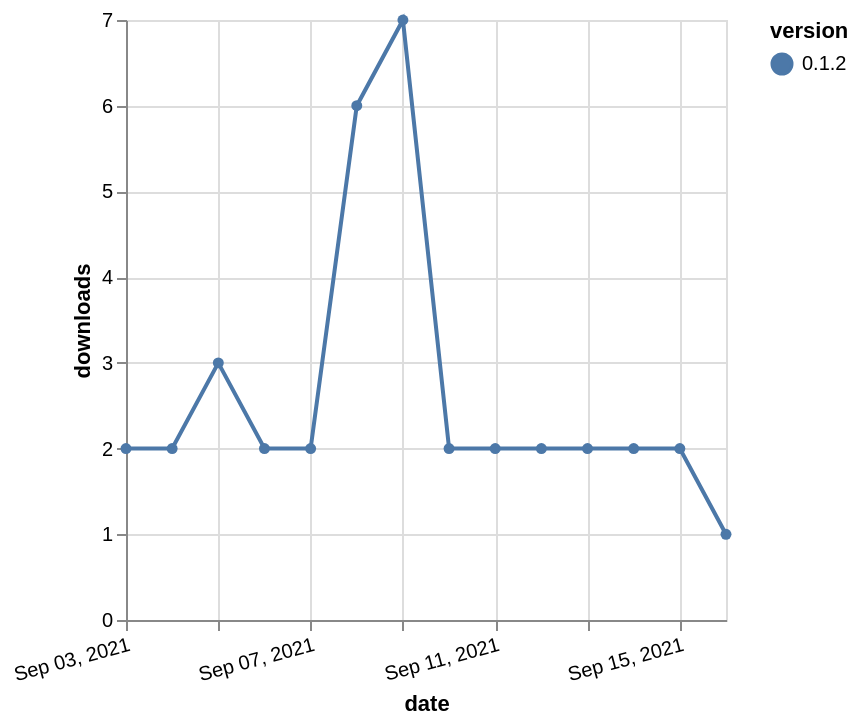

Here is the Vega-Lite specification saved for this chart:
### Vega-Lite specification from a JSON file in a GitHub repository (floating-point values rounded to 4 significant figures)
{"$schema": "https://vega.github.io/schema/vega-lite/v5.json", "description": "A simple bar chart with embedded data.", "data": {"values": [{"date": "2021-09-03", "total": 5110, "delta": 2, "version": "0.1.2"}, {"date": "2021-09-04", "total": 5112, "delta": 2, "version": "0.1.2"}, {"date": "2021-09-05", "total": 5115, "delta": 3, "version": "0.1.2"}, {"date": "2021-09-06", "total": 5117, "delta": 2, "version": "0.1.2"}, {"date": "2021-09-07", "total": 5119, "delta": 2, "version": "0.1.2"}, {"date": "2021-09-08", "total": 5125, "delta": 6, "version": "0.1.2"}, {"date": "2021-09-09", "total": 5132, "delta": 7, "version": "0.1.2"}, {"date": "2021-09-10", "total": 5134, "delta": 2, "version": "0.1.2"}, {"date": "2021-09-11", "total": 5136, "delta": 2, "version": "0.1.2"}, {"date": "2021-09-12", "total": 5138, "delta": 2, "version": "0.1.2"}, {"date": "2021-09-13", "total": 5140, "delta": 2, "version": "0.1.2"}, {"date": "2021-09-14", "total": 5142, "delta": 2, "version": "0.1.2"}, {"date": "2021-09-15", "total": 5144, "delta": 2, "version": "0.1.2"}, {"date": "2021-09-16", "total": 5145, "delta": 1, "version": "0.1.2"}]}, "width": "container", "mark": {"type": "line", "point": {"filled": true}}, "encoding": {"x": {"field": "date", "type": "temporal", "timeUnit": "yearmonthdate", "title": "date", "axis": {"labelAngle": -15}}, "y": {"field": "delta", "type": "quantitative", "title": "downloads"}, "color": {"field": "version", "type": "nominal"}, "tooltip": {"field": "delta"}}}
